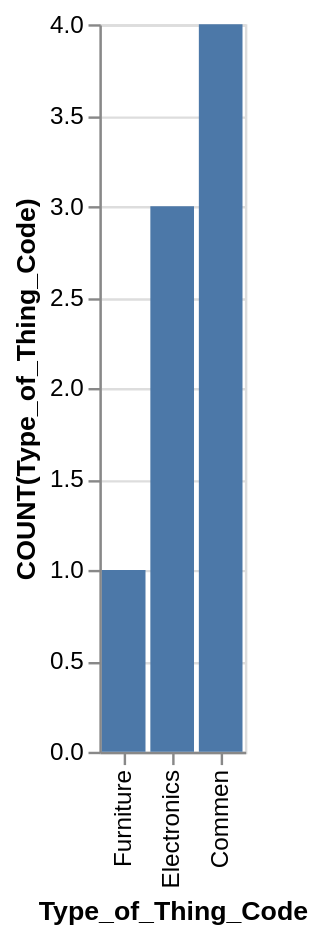

Write the Vega-Lite specification saved for this chart.
### Vega-Lite specification from a JSON file in a GitHub repository (floating-point values rounded to 4 significant figures)
{"data": {"values": [{"x_data": "Furniture", "y_data": 1}, {"x_data": "Electronics", "y_data": 3}, {"x_data": "Commen", "y_data": 4}]}, "mark": "bar", "encoding": {"x": {"field": "x_data", "type": "nominal", "title": "Type_of_Thing_Code", "sort": {"op": "sum", "field": "y_data", "order": "ascending"}}, "y": {"field": "y_data", "type": "quantitative", "title": "COUNT(Type_of_Thing_Code)"}}}
